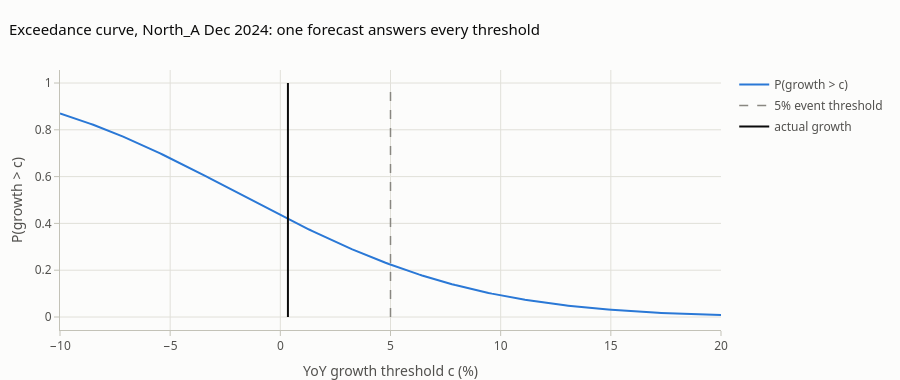

Write notebook code for a chart like this one.
### Markdown cell above
Recalibration helps the over-confident forecaster substantially. For an already-calibrated model, it adds little and
can even hurt slightly with small calibration sets (isotonic maps are step functions that over-fit).

## 4. One model, any threshold: the exceedance curve
A distributional forecast answers "P(growth > c)" for **every** c at once. A classifier needs one model per threshold.

### Code cell
row = ev[ev.store == "North_A"].iloc[-1]
growth = np.linspace(-0.10, 0.20, 200)
last_year = row.thr - GROWTH
p_exceed = stats.norm.sf(last_year + np.log1p(growth), row.mu, row.sd)
fig = go.Figure(go.Scatter(x=growth * 100, y=p_exceed, mode="lines", name="P(growth > c)", line=dict(color=pf.SERIES[0], width=2),
                           hovertemplate="P(growth > %{x:.1f}%) = %{y:.2f}<extra></extra>"))
pf.add_vline(fig, 5, 0, 1, "5% event threshold", color=pf.INK["muted"], dash="dash")
pf.add_vline(fig, (np.exp(row.logy - last_year) - 1) * 100, 0, 1, "actual growth", color=pf.ACTUAL, dash="solid", width=2)
fig.update_layout(title=f"Exceedance curve, North_A {row.name:%b %Y}: one forecast answers every threshold", height=380,
                  xaxis_title="YoY growth threshold c (%)", yaxis_title="P(growth > c)")
fig.show()

### Figure 1 — Plotly figure (JSON) as saved in the notebook; plotly's stock layout.template omitted (floating-point values rounded to 4 significant figures; data arrays with more than 128 entries replaced by an {"elided": "..."} marker saying what was removed)
{"data": [{"hovertemplate": "P(growth > %{x:.1f}%) = %{y:.2f}<extra></extra>", "line": {"color": "#2a78d6", "width": 2}, "mode": "lines", "name": "P(growth > c)", "type": "scatter", "x": {"elided": "200 float values"}, "y": {"elided": "200 float values"}}, {"hovertemplate": "5% event threshold<extra></extra>", "legendgroup": "5% event threshold", "line": {"color": "#898781", "dash": "dash", "width": 1.5}, "mode": "lines", "name": "5% event threshold", "showlegend": true, "type": "scatter", "x": [5, 5], "y": [0, 1]}, {"hovertemplate": "actual growth<extra></extra>", "legendgroup": "actual growth", "line": {"color": "#0b0b0b", "dash": "solid", "width": 2}, "mode": "lines", "name": "actual growth", "showlegend": true, "type": "scatter", "x": [0.345, 0.345], "y": [0, 1]}], "layout": {"height": 380, "title": {"text": "Exceedance curve, North_A Dec 2024: one forecast answers every threshold"}, "xaxis": {"title": {"text": "YoY growth threshold c (%)"}}, "yaxis": {"title": {"text": "P(growth > c)"}}}}
